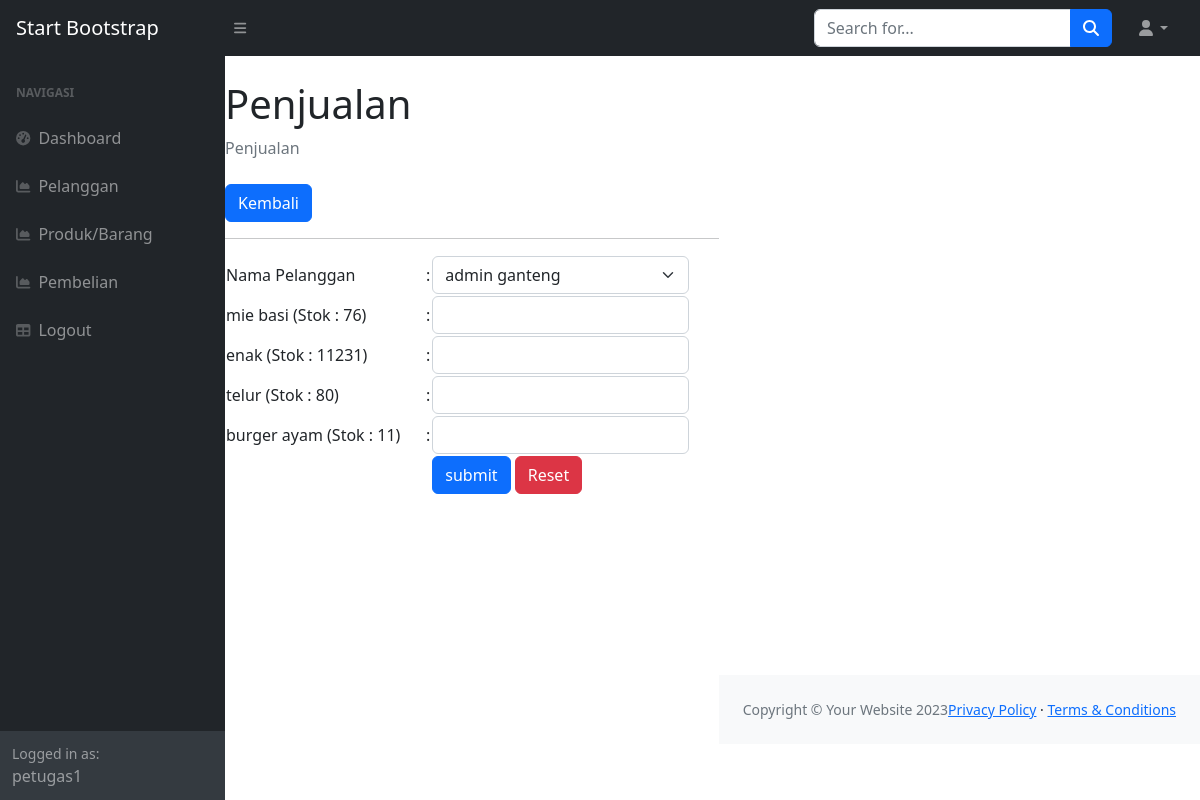
Page /kasir/index.php?page=pembelian_tambah (signed in) on the committed database.
### tables this page shows
CREATE TABLE `produk` (
  `id_produk` int(11) NOT NULL,
  `nama_produk` varchar(255) DEFAULT NULL,
  `harga` int(10) DEFAULT NULL,
  `stok` int(11) DEFAULT NULL
);

### kasir/pembelian_tambah.php (the view, shortened to what this page needs)
<class="container-fluid px-4">
    <h1 class="mt-4">Penjualan</h1>
    <ol class="breadcrumb mb-4">
        <li class="breadcrumb-item active">Penjualan</li>
    </ol>
    <a href="?page=pembelian" class="btn btn-primary">Kembali</a>
    <hr>
    <form method="post">
        <table>
            <tr>
                <td width="200">Nama Pelanggan</td>
                <td width="1">:</td>
                <td><select class="form-control form-select" name="id_pelanggan">
                        <?php
                        $p = mysqli_query($koneksi, 'SELECT * FROM pelanggan ');
                        while ($pel = mysqli_fetch_array($p)) {
                            ?>
                            <option value="<?php echo $pel['id_pelanggan']; ?>"><?php echo $pel['nama_pelanggan']; ?>
                            </option>
                            <?php
                        }
                        ?>
                    </select>
                </td>
            </tr>
            <?php
            $pro = mysqli_query($koneksi, 'SELECT * FROM produk ');
            while ($produk = mysqli_fetch_array($pro)) {
                ?>
                <tr>
                    <td><?php echo $produk['nama_produk'] . ' (Stok : ' . $produk['stok'] . ')' ?></td>
                    <td>:</td>
                    <td><input class="form-control" max="<?php echo $produk['stok'];?>" type="number" step="0" name="produk[<?php echo $produk['id_produk'] ?>]">
                    </td>
                </tr>
                <?php
            }
            ?>
            <tr>
                <td></td>
                <td></td>
                <td>
                    <button type="submit" class="btn btn-primary">submit</button>
                    <button type="reset" class="btn btn-danger">Reset</button>
                </td>
            </tr>
        </table>
    </form>
    </div>

### rows in the picture
produk: nama_produk "mie basi", stok "76"
produk: nama_produk "enak", stok "11231"
produk: nama_produk "telur", stok "80"
produk: nama_produk "burger ayam", stok "11"

### other values in the picture
$_SESSION['user']['nama'] "petugas1"
form field id_pelanggan "admin ganteng"
